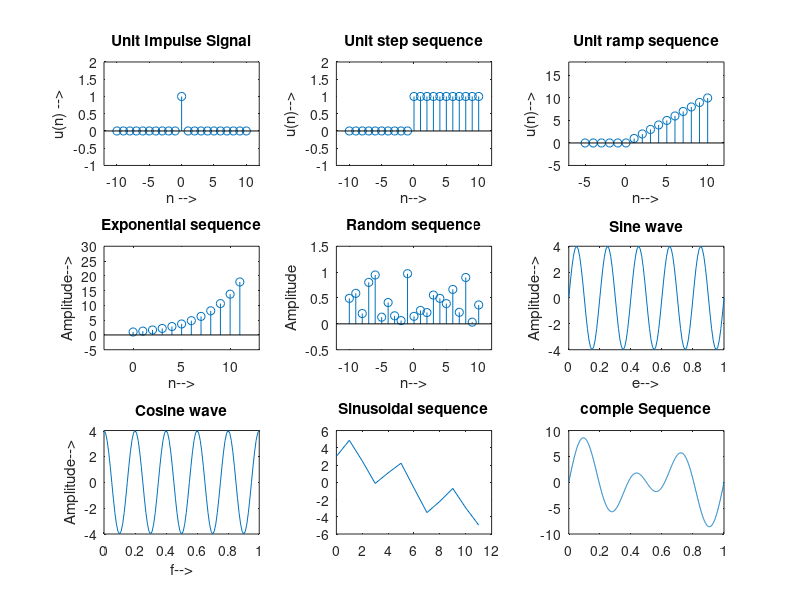

The MATLAB script that drew this image:
%{
Generating elementary signal ffunctions like :
1) Unit sample
2) Unit step
3) Ramp sequence
4) Exponential
5) Random
6) Sinusoidal sequence:
    i)sine wave
    ii)cosine wave
7) Sinusoidal sequence of X[n] = 3cos(0.1*n*pi+pi/3)+2sin(0.5*n*pi)
8) Complex sequence - multiple sin wave
%}

% plot function is used for contineous signal
% stem function is used for discrete signal

clc;
clear all;
close all;

%1) Unit Sample / Unit Impusle Signal :

points=21;
u = zeros(1,points);    % 1 to 21 = 0
u(11)=1;    %value of 11th index = 1
nPoints=-10:1:10;     %values from -10 to 10 
subplot(3,3,1);     %suplot(number of row,number of coloumn, 1 2 ... row*coloumn)
stem(nPoints,u);    % stem(values of x axis, values of y axis)
xlabel('n -->');    %level of x axis
ylabel('u(n) -->');     %level of y axis (Amplitude)
title('Unit Impulse Signal');   %add title to the top
axis([-12 12 -1 2]);    %range of x axis & y axis

%2) Unit Step of Sequence [u(n)-u(n)-N] :

points=21;
u = zeros(1,points);

for i=11:points
    u(i)=1;
end

nPoints = -10:1:10;
subplot(3,3,2);
stem(nPoints,u);
xlabel('n-->');
ylabel('u(n)-->');      %(Amplitude)
title('Unit step sequence');
axis([-12 12 -1 2]);

%3) Unit Ramp Signal :

points = 16;
u = zeros(1,16);

for i= 6:points
    u(i)=i-6;
end
nPoints = -5:1:10;

subplot(3,3,3);
stem(nPoints,u);
xlabel('n-->');
ylabel('u(n)-->');      %(Amplitude)
title('Unit ramp sequence');
axis([-7 12 -5 18]);

%4) Exponential Signal :

points = 11;    %Length of the exponential sequence
n=0:points;
a= 1.3; % a= Amplitude = 1.3 or 0.7
expSeq = a.^(n);
subplot(3,3,4);
stem(n,expSeq);
xlabel('n-->');
ylabel('Amplitude-->');
title('Exponential sequence');
axis([-3 13 -5 30]);

%5) Random Signal : 

points = 21;
n = -10:1:10;
randSeq = rand(1,points);
subplot(3,3,5);
stem(n,randSeq);
xlabel('n-->');
ylabel('Amplitude');
title('Random sequence');
axis([-12 12 -0.5 1.5]);

%6(i) Sinusoidal sequence - sine wave : 

a = 4;
f = 5;
t= 0:0.01:1;
sinSeq = a*sin(2*pi*f*t);

subplot(3,3,6);
plot(t,sinSeq);
xlabel('e-->');
ylabel('Amplitude-->');
title('Sine wave');

%6(ii) Sinusoidal sequence - cosine wave : 

a=4;
f=5;
t=0:0.01:1;
cosSeq = a*cos(2*pi*f*t);

subplot(3,3,7);
plot(t,cosSeq);
xlabel('f-->');
ylabel('Amplitude-->');
title('Cosine wave');

%7) Sinusoidal sequence of X[n] = 3cos(0.1*n*pi+pi/3)+2sin(0.5*n*pi)

n=0:11;
a = 3*cos((0.1*n*pi)/(pi/3));
b = 2*sin(0.5*n*pi);
x=a+b;
subplot(3,3,8);
plot(n,x);
title('Sinusoidal sequence');

%8)Complex sequence - multiple sin wave :

a1=4;
a2=5;
f1=2;
f2=3;
t = 0:0.001:1;
complexSeq = a1*sin(2*pi*f1*t)+a2*sin(2*pi*f2*t);
subplot(3,3,9);
plot(t,complexSeq);
title('comple Sequence');

